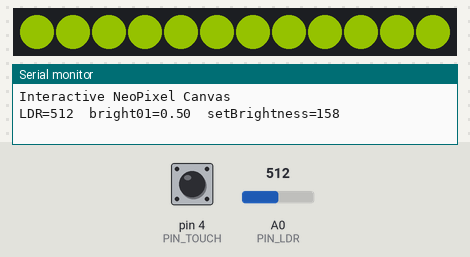
Simulated run of this sketch. Board: Arduino Uno, built with avr-gcc and run on an emulated ATmega328P. Parts: 12 RGB LEDs in strip order, left to right, the last lines printed to the serial monitor. The test bench sets the inputs (shaded band); at power-on: A0 (PIN_LDR) = 512, pin 4 (PIN_TOUCH) LOW. Dim RGB values are drawn brighter than linear; random numbers use the default seed unless the sketch sets one.

Above: at 1.7 s.
1.8 s: A0 (PIN_LDR) set to 122
At 2.43 s:
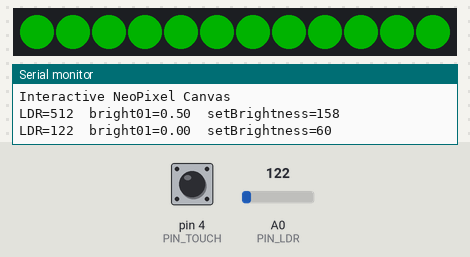
3.8 s: pin 4 (PIN_TOUCH) pulled HIGH for 0.15 s
At 4.21 s:
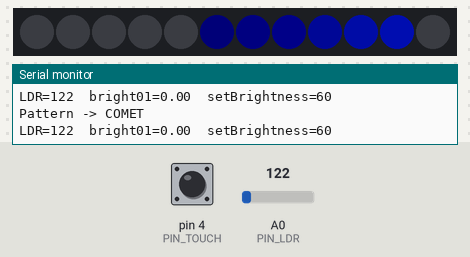
4.5 s: pin 4 (PIN_TOUCH) pulled HIGH for 1 s
At 4.85 s:
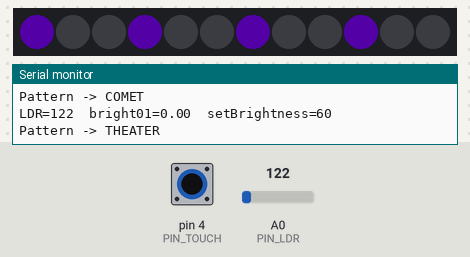
6.1 s: pin 4 (PIN_TOUCH) pulled HIGH for 0.15 s
At 6.49 s:
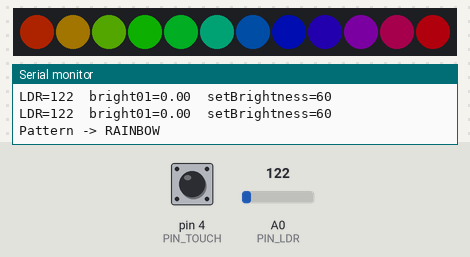
6.8 s: pin 4 (PIN_TOUCH) pulled HIGH for 3.2 s
At 7.13 s:
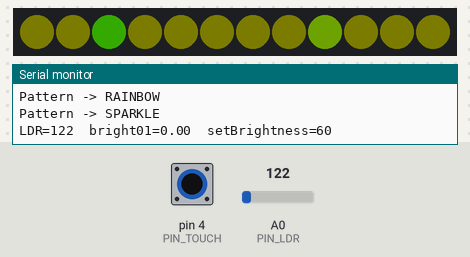
10.6 s: A0 (PIN_LDR) set to 180
At 10.97 s:
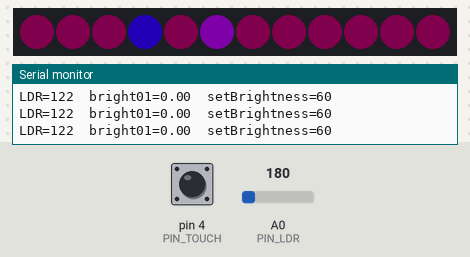
Timing chart, 0 to 13.6 s (numbered marks = the images above; inputs shaded):
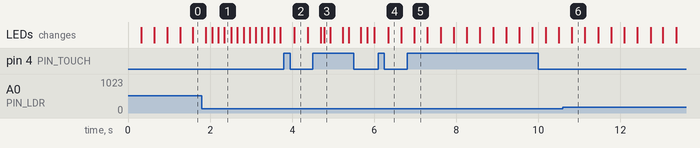

The sketch:

24_InteractiveNeoPixelCanvas.ino
```cpp
/*
  Interactive NeoPixel Canvas
  Inputs : Touch (D4), LDR (A0)
  Output : NeoPixel Ring (D6)
  Behavior:
    - Touch cycles patterns
    - LDR auto-sets global brightness (brighter room -> brighter LEDs)
    - Smooth animations, debounced touch
*/

#include <Adafruit_NeoPixel.h>

// ------------ User Pins ------------
#define PIN_TOUCH     4
#define PIN_LDR       A0
#define PIN_NEOPIXEL  6

// ------------ Ring Settings ------------
#define NUMPIXELS     12        // set to your ring size
#define NP_BRIGHTNESS 150       // default; will be overridden by LDR mapping

Adafruit_NeoPixel pixels(NUMPIXELS, PIN_NEOPIXEL, NEO_GRB + NEO_KHZ800);

// ------------ LDR Calibration ------------
// With wiring 5V -> LDR -> A0 -> 10k -> GND, A0 is HIGH when BRIGHT.
// Read your Serial values and tune these:
const int LDR_BRIGHT = 900;     // value in a bright room (typ. 800..1023)
const int LDR_DARK   = 120;     // value with sensor covered (typ. 0..200)

// Brightness range to use (0..255). Keep a floor so dark doesn’t go fully off.
const uint8_t BRIGHT_MIN = 60;
const uint8_t BRIGHT_MAX = 255;

// Smoothing window for LDR
const uint8_t LDR_WIN = 12;
int   ldrBuf[LDR_WIN];
uint8_t ldrIdx = 0;
long  ldrSum = 0;

// Timing / debounce
const unsigned long DEBOUNCE_MS = 150;
unsigned long lastTouch = 0;
unsigned long lastFrame = 0;
unsigned long lastPrint = 0;

// Patterns
enum Pattern : uint8_t { SOLID, COMET, THEATER, RAINBOW, SPARKLE, PATTERN_COUNT };
Pattern pattern = SOLID;

uint8_t baseHue = 0;  // evolves over time for SOLID/COMET/SPARKLE
uint16_t frame = 0;   // animation tick

// ---------- Small Helpers ----------
uint8_t clamp8(int v) { if (v<0) return 0; if (v>255) return 255; return (uint8_t)v; }

// map & clamp float 0..1
float norm01(int x, int inMin, int inMax) {
  if (inMax == inMin) return 0.0f;
  float t = (float)(x - inMin) / (float)(inMax - inMin);
  if (t < 0) t = 0; else if (t > 1) t = 1;
  return t;
}

// Wheel -> RGB (0..255)
uint32_t wheel(uint8_t pos) {
  pos = 255 - pos;
  if (pos < 85) {
    return pixels.Color(255 - pos*3, 0, pos*3);
  } else if (pos < 170) {
    pos -= 85;
    return pixels.Color(0, pos*3, 255 - pos*3);
  } else {
    pos -= 170;
    return pixels.Color(pos*3, 255 - pos*3, 0);
  }
}

// Moving-average LDR
int readLDRSmooth() {
  int v = analogRead(PIN_LDR);
  ldrSum -= ldrBuf[ldrIdx];
  ldrBuf[ldrIdx] = v;
  ldrSum += v;
  ldrIdx = (ldrIdx + 1) % LDR_WIN;
  return (int)(ldrSum / LDR_WIN);
}

// Touch rising edge w/ debounce
bool touchRising() {
  static int prev = LOW;
  int now = digitalRead(PIN_TOUCH);
  bool edge = (now == HIGH && prev == LOW && (millis() - lastTouch) > DEBOUNCE_MS);
  if (edge) lastTouch = millis();
  prev = now;
  return edge;
}

// ------------ Patterns ------------
void patSolid() {
  // hue cycles slowly
  uint32_t col = wheel(baseHue);
  for (int i=0; i<NUMPIXELS; i++) pixels.setPixelColor(i, col);
}

void patComet() {
  int head = (frame / 2) % NUMPIXELS;           // speed
  // fade all pixels a bit
  for (int i=0; i<NUMPIXELS; i++) {
    uint32_t c = pixels.getPixelColor(i);
    uint8_t r = (c >> 16) & 0xFF;
    uint8_t g = (c >>  8) & 0xFF;
    uint8_t b =  c        & 0xFF;
    r = (uint8_t)(r * 0.75); g = (uint8_t)(g * 0.75); b = (uint8_t)(b * 0.75);
    pixels.setPixelColor(i, r, g, b);
  }
  // bright head with wheel color
  pixels.setPixelColor(head, wheel(baseHue));
}

void patTheater() {
  // classic theater chase (every 3rd pixel)
  uint8_t phase = (frame / 3) % 3;
  uint32_t col = wheel(baseHue);
  for (int i=0; i<NUMPIXELS; i++) {
    if (i % 3 == phase) pixels.setPixelColor(i, col);
    else                pixels.setPixelColor(i, 0);
  }
}

void patRainbow() {
  for (int i=0; i<NUMPIXELS; i++) {
    pixels.setPixelColor(i, wheel((i*256/NUMPIXELS + frame) & 0xFF));
  }
}

void patSparkle() {
  // faint base, random sparkles pop
  uint32_t base = wheel(baseHue);
  // dim base
  uint8_t br = ((base >> 16) & 0xFF) / 8;
  uint8_t bg = ((base >>  8) & 0xFF) / 8;
  uint8_t bb = ( base        & 0xFF) / 8;
  for (int i=0; i<NUMPIXELS; i++) pixels.setPixelColor(i, br, bg, bb);
  // a few bright specks
  for (int s=0; s<2; s++) {
    int p = random(NUMPIXELS);
    pixels.setPixelColor(p, wheel(random(256)));
  }
}

// ------------ Main ------------
void setup() {
  pinMode(PIN_TOUCH, INPUT);
  pixels.begin();
  pixels.setBrightness(NP_BRIGHTNESS);
  pixels.clear(); pixels.show();

  Serial.begin(9600);
  delay(200);
  Serial.println(F("Interactive NeoPixel Canvas"));

  // Prefill LDR smoothing
  for (uint8_t i=0; i<LDR_WIN; i++) {
    int v = analogRead(PIN_LDR);
    ldrBuf[i] = v;
    ldrSum += v;
    delay(2);
  }

  // Power-on wipe
  for (int i=0; i<NUMPIXELS; i++) {
    pixels.setPixelColor(i, wheel(i*256/NUMPIXELS));
    pixels.show(); delay(30);
  }
}

void loop() {
  // 1) Touch -> next pattern
  if (touchRising()) {
    pattern = (Pattern)((pattern + 1) % PATTERN_COUNT);
    Serial.print(F("Pattern -> "));
    switch(pattern){
      case SOLID:   Serial.println(F("SOLID")); break;
      case COMET:   Serial.println(F("COMET")); break;
      case THEATER: Serial.println(F("THEATER")); break;
      case RAINBOW: Serial.println(F("RAINBOW")); break;
      case SPARKLE: Serial.println(F("SPARKLE")); break;
    }
  }

  // 2) LDR -> global brightness (bright room => bright LEDs)
  int ldr = readLDRSmooth();
  float bright01 = norm01(ldr, LDR_DARK, LDR_BRIGHT);  // 0 dark .. 1 bright
  uint8_t b = (uint8_t)(BRIGHT_MIN + bright01 * (BRIGHT_MAX - BRIGHT_MIN));
  pixels.setBrightness(b);

  // 3) Animate at ~50 FPS
  if (millis() - lastFrame > 20) {
    lastFrame = millis();
    baseHue++;           // slow hue drift for some patterns
    frame++;

    switch(pattern) {
      case SOLID:   patSolid();   break;
      case COMET:   patComet();   break;
      case THEATER: patTheater(); break;
      case RAINBOW: patRainbow(); break;
      case SPARKLE: patSparkle(); break;
    }
    pixels.show();
  }

  // 4) Debug once per second
  if (millis() - lastPrint > 1000) {
    lastPrint = millis();
    Serial.print(F("LDR=")); Serial.print(ldr);
    Serial.print(F("  bright01=")); Serial.print(bright01, 2);
    Serial.print(F("  setBrightness=")); Serial.println(b);
  }
}
```
